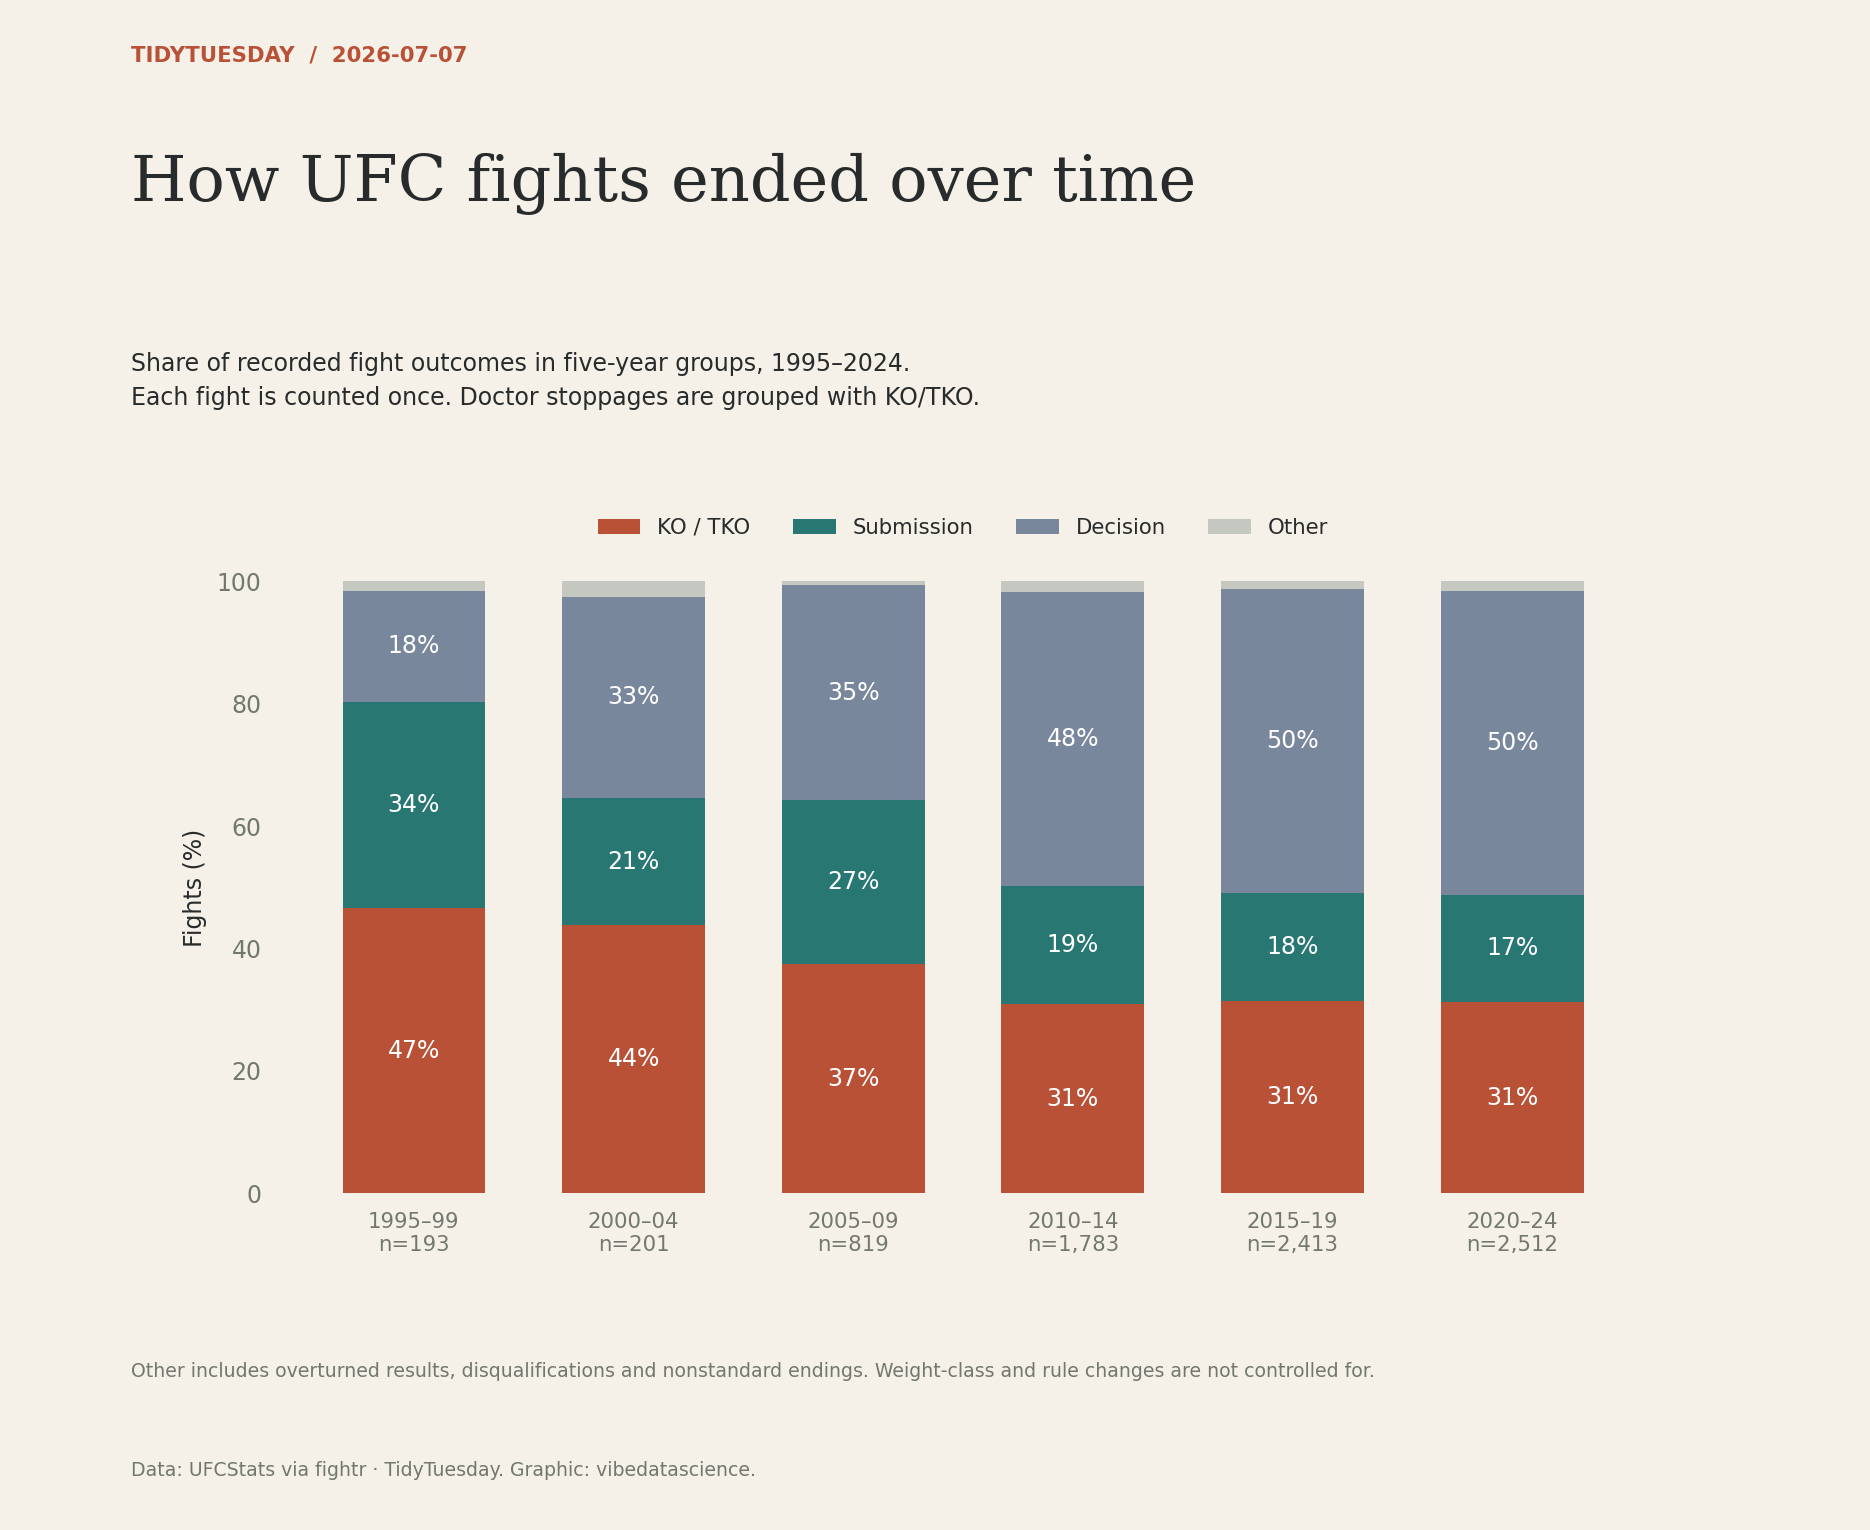

Write Python code to recreate this figure.
"""TidyTuesday 2026-07-07: How UFC fights ended over time. Reproduce the chart from the bundled source data."""
from pathlib import Path
import textwrap
import re
from collections import Counter
import numpy as np
import pandas as pd
import matplotlib
matplotlib.use('Agg')
import matplotlib.pyplot as plt
import matplotlib.dates as mdates
from matplotlib.ticker import FuncFormatter, MaxNLocator
from matplotlib.colors import LinearSegmentedColormap, Normalize
from matplotlib.patches import Patch

HERE = Path(__file__).resolve().parent
PAPER, INK, MUTED, ACCENT, SECOND = ('#f5f1e8', '#272b2b', '#72786f', '#b95137', '#287773')
plt.rcParams.update({'font.family':'DejaVu Sans', 'font.size':10, 'text.color':INK,
 'axes.labelcolor':INK, 'xtick.color':MUTED, 'ytick.color':MUTED,
 'axes.edgecolor':MUTED, 'savefig.facecolor':PAPER})

def read(name):
    data = pd.read_csv(HERE / 'data' / (name + '.csv.gz'), low_memory=False)
    assert len(data), 'Empty source data'
    return data

def figure(subtitle, height=9):
    fig = plt.figure(figsize=(11,height), facecolor=PAPER)
    fig.text(.07,.96,'TIDYTUESDAY  /  2026-07-07',fontsize=9,color=ACCENT,weight='bold')
    fig.text(.07,.90,textwrap.fill('How UFC fights ended over time',48),fontsize=27,fontfamily='DejaVu Serif',va='top',linespacing=1.14)
    fig.text(.07,.77,subtitle,fontsize=10,va='top',linespacing=1.55)
    fig.text(.07,.035,textwrap.fill('Data: UFCStats via fightr · TidyTuesday. Graphic: vibedatascience.',110),fontsize=8,color=MUTED,linespacing=1.5)
    return fig

def axis(fig, rect=(.24,.18,.69,.49), grid='x'):
    ax=fig.add_axes(rect,facecolor=PAPER)
    for spine in ax.spines.values():spine.set_visible(False)
    ax.tick_params(length=0,pad=8)
    if grid:ax.grid(axis=grid,color=MUTED,alpha=.16,linewidth=.7)
    ax.set_axisbelow(True)
    return ax

def save(fig):
    fig.savefig(HERE / '20260707.png',dpi=170)
    plt.close(fig)
    print('2026-07-07: saved 20260707.png')

df=read('ufc_fights').drop_duplicates('fight_url');df['date']=pd.to_datetime(df.date);df['year']=df.date.dt.year
# Restrict to complete years. Preserve nonstandard outcomes as Other.
d=df[df.year.between(1995,2025)].copy();d['period']=(d.year//5*5).astype(int)
def method(s):
 if str(s).startswith('Decision'):return 'Decision'
 if s in ['KO/TKO',"TKO - Doctor's Stoppage"]:return 'KO / TKO'
 if s=='Submission':return 'Submission'
 return 'Other'
d['outcome']=d.method.map(method);counts=pd.crosstab(d.period,d.outcome).reindex(columns=['KO / TKO','Submission','Decision','Other'],fill_value=0);pct=counts.div(counts.sum(axis=1),axis=0)*100
# 2025 alone is a partial five-year bin, so omit it from the five-year comparison.
pct=pct[pct.index<=2020];counts=counts.loc[pct.index]
fig=figure('Share of recorded fight outcomes in five-year groups, 1995–2024.\nEach fight is counted once. Doctor stoppages are grouped with KO/TKO.',9)
ax=axis(fig,(.15,.22,.73,.40),None);bottom=np.zeros(len(pct))
for col,color in zip(pct.columns,[ACCENT,SECOND,'#79879c','#c5c7c1']):
 ax.bar(range(len(pct)),pct[col],bottom=bottom,color=color,width=.65,label=col)
 for i,v in enumerate(pct[col]):
  if v>=10:ax.text(i,bottom[i]+v/2,f'{v:.0f}%',ha='center',va='center',color='white',fontsize=10)
 bottom+=pct[col].to_numpy()
assert np.allclose(bottom,100)
ax.set_xticks(range(len(pct)),[f'{y}–{str(y+4)[-2:]}\nn={int(counts.loc[y].sum()):,}' for y in pct.index],fontsize=9);ax.set_ylim(0,100);ax.set_ylabel('Fights (%)');ax.legend(loc='lower center',bbox_to_anchor=(.5,1.04),ncol=4,frameon=False,fontsize=9)
fig.text(.07,.10,'Other includes overturned results, disqualifications and nonstandard endings. Weight-class and rule changes are not controlled for.',fontsize=8,color=MUTED)
save(fig)
